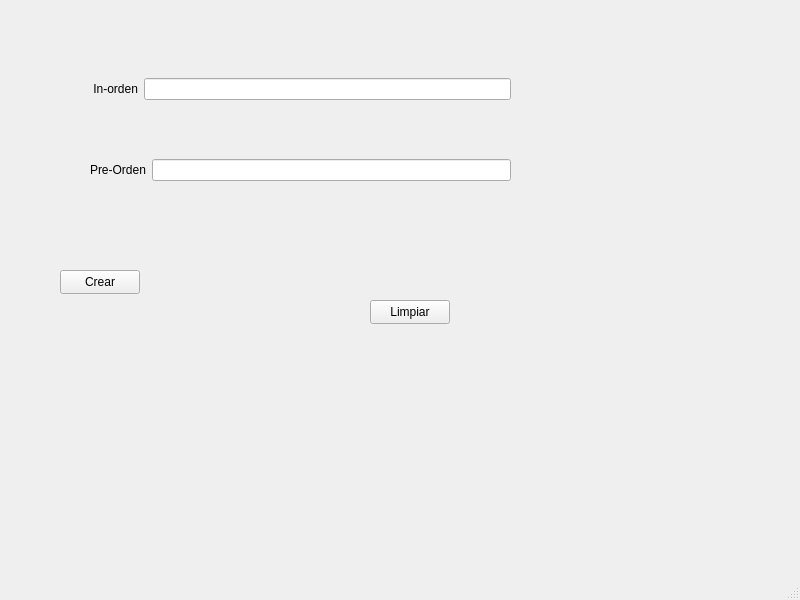
<?xml version="1.0" encoding="UTF-8"?>
<ui version="4.0">
 <class>MainWindow</class>
 <widget class="QMainWindow" name="MainWindow">
  <property name="geometry">
   <rect>
    <x>0</x>
    <y>0</y>
    <width>800</width>
    <height>600</height>
   </rect>
  </property>
  <property name="windowTitle">
   <string>MainWindow</string>
  </property>
  <widget class="QWidget" name="centralwidget">
   <widget class="QPushButton" name="Create">
    <property name="geometry">
     <rect>
      <x>60</x>
      <y>270</y>
      <width>80</width>
      <height>24</height>
     </rect>
    </property>
    <property name="text">
     <string>Crear</string>
    </property>
   </widget>
   <widget class="QPushButton" name="clear">
    <property name="geometry">
     <rect>
      <x>370</x>
      <y>300</y>
      <width>80</width>
      <height>24</height>
     </rect>
    </property>
    <property name="text">
     <string>Limpiar</string>
    </property>
   </widget>
   <widget class="QWidget" name="">
    <property name="geometry">
     <rect>
      <x>90</x>
      <y>25</y>
      <width>421</width>
      <height>211</height>
     </rect>
    </property>
    <layout class="QVBoxLayout" name="verticalLayout">
     <item>
      <layout class="QHBoxLayout" name="horizontalLayout_2">
       <item>
        <widget class="QLabel" name="label">
         <property name="text">
          <string> In-orden</string>
         </property>
        </widget>
       </item>
       <item>
        <widget class="QLineEdit" name="lEdInput1"/>
       </item>
      </layout>
     </item>
     <item>
      <layout class="QHBoxLayout" name="horizontalLayout">
       <item>
        <widget class="QLabel" name="label_2">
         <property name="text">
          <string>Pre-Orden</string>
         </property>
        </widget>
       </item>
       <item>
        <widget class="QLineEdit" name="lEdInput2"/>
       </item>
      </layout>
     </item>
    </layout>
   </widget>
  </widget>
  <widget class="QMenuBar" name="menubar">
   <property name="geometry">
    <rect>
     <x>0</x>
     <y>0</y>
     <width>800</width>
     <height>21</height>
    </rect>
   </property>
  </widget>
  <widget class="QStatusBar" name="statusbar"/>
 </widget>
 <resources/>
 <connections/>
</ui>
